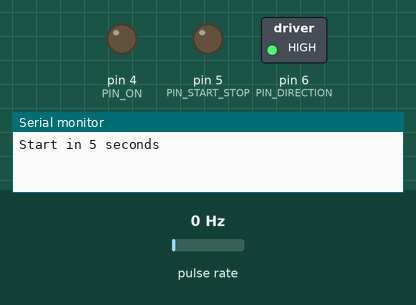
This sketch was run on a simulated Arduino Uno, built with avr-gcc and run on an emulated ATmega328P. Parts: switched loads named in the sketch (green lamp = pin HIGH), output pins drawn as LEDs (lit = HIGH), the last lines printed to the serial monitor. Wiring (inferred from the names in the program): pulse sensor: data pin 2. Inputs (shaded band) come from the test bench; at power-on: pulse rate 0 Hz.

Above: at 0.1 s.
At 5.4 s:
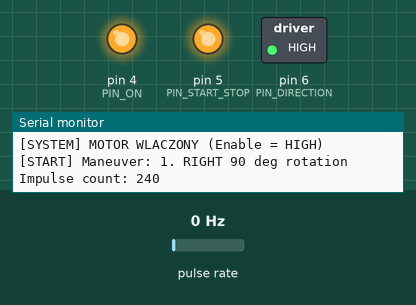
Timing chart, 0 to 6.9 s (numbered marks = the images above):
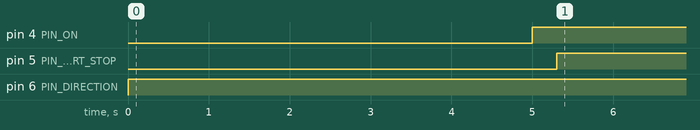

Measured:
- by itself, pin 4 (PIN_ON): LOW → HIGH at 5.0 s
- by itself, pin 5 (PIN_START_STOP): LOW → HIGH at 5.3 s
- by itself, pin 6 (PIN_DIRECTION): LOW → HIGH at 0.00 s

The sketch:

motor_test.ino
```cpp
#include <Arduino.h>

#define PIN_ENCODER     2   // Hardware interrupt
#define PIN_ON          4   // motor enable
#define PIN_START_STOP  5   // motor motion
#define PIN_DIRECTION   6   // rotation direction

//default pin levels
//to check
#define DIR_RIGHT       HIGH
#define DIR_LEFT        LOW
#define MOTOR_START     HIGH
#define MOTOR_STOP      LOW
#define MOTOR_ON        HIGH
#define MOTOR_OFF       LOW

//motor parameters
//to check
#define IMPULSE_PER_ROTATE  350UL
#define WHEEL_R     204UL   // wheel circumference
#define ROTATION_DEG  140UL   // 90deg curve dist

#define IMPULSE_DIST(mm)  (((uint32_t)(mm) * IMPULSE_PER_ROTATE) / WHEEL_R)

volatile uint32_t IMPULSE_CURR = 0; // single maneuver distance counter
volatile uint32_t IMPULSE_TOTAL = 0; // total distance counter

void IMPULSE_COUNTER(void) {
    IMPULSE_CURR++;
    IMPULSE_TOTAL++;
}

void Movement(const char* maneuver_name, uint8_t direction, uint32_t impulse_count) {
    Serial.print("[START] Maneuver: ");
    Serial.println(maneuver_name);
    Serial.print("Impulse count: ");
    Serial.println(impulse_count);

    noInterrupts();
    IMPULSE_CURR = 0;
    interrupts();

    digitalWrite(PIN_DIRECTION, direction);
    delay(200);

    digitalWrite(PIN_START_STOP, MOTOR_START);

    uint32_t impulse_read = 0;
    uint32_t last_reported_ms = millis();

    while (1) {
        noInterrupts();
        impulse_read = IMPULSE_CURR;
        interrupts();

        if (impulse_read >= impulse_count) {
            break;
        }

        if (millis() - last_reported_ms >= 250) {
            last_reported_ms = millis();
            Serial.print("Impulses in maneuver: ");
            Serial.println(impulse_read);
        }
    }

    digitalWrite(PIN_START_STOP, MOTOR_STOP); //to check with analogWrite
    delay(500);

    uint32_t end_sum = 0;
    uint32_t total_sum = 0;
    noInterrupts();
    end_sum = IMPULSE_CURR;
    total_sum = IMPULSE_TOTAL;
    interrupts();

    Serial.print("[STOP]  Ended: ");
    Serial.println(maneuver_name);
    Serial.print(" -> impulse_read(encoder): ");
    Serial.print(end_sum);
    Serial.print("distance measurement error: ");
    Serial.print(end_sum - impulse_count);
    Serial.println(" imp)");
    Serial.print("IMPULSE_TOTAL: ");
    Serial.print(total_sum);
    Serial.println(" imp");

    delay(1000);
}
void setup(void) {
    Serial.begin(115200);

    pinMode(PIN_ON      , OUTPUT);
    pinMode(PIN_START_STOP, OUTPUT);
    pinMode(PIN_DIRECTION, OUTPUT);
    pinMode(PIN_ENCODER, INPUT_PULLUP);

    digitalWrite(PIN_START_STOP, MOTOR_STOP);
    digitalWrite(PIN_ON     , MOTOR_OFF);
    digitalWrite(PIN_DIRECTION, DIR_RIGHT);

    attachInterrupt(digitalPinToInterrupt(PIN_ENCODER), IMPULSE_COUNTER, RISING);

    Serial.println("Start in 5 seconds");
    delay(1000);
    Serial.println("4");
    delay(1000);
    Serial.println("3");
    delay(1000);
    Serial.println("2");
    delay(1000);
    Serial.println("1");
    delay(1000);
    Serial.println("Test started");

    digitalWrite(PIN_ON     , MOTOR_ON);
    Serial.println("[SYSTEM] MOTOR WLACZONY (Enable = HIGH)");
    delay(100);

    uint32_t impulse_rotate_90  = IMPULSE_DIST(ROTATION_DEG);
    uint32_t impulse_rotate_dist    = IMPULSE_DIST(1000UL);             // 1000 mm = 1 m
    uint32_t impulse_rotate_180 = IMPULSE_DIST(ROTATION_DEG * 2UL);

    Movement("1. RIGHT 90 deg rotation", DIR_RIGHT, impulse_rotate_90);

    Movement("2. 1 meter drive", DIR_RIGHT, impulse_rotate_dist);

    Movement("3. LEFT 90 deg rotation", DIR_LEFT, impulse_rotate_90);

    Movement("4. 180 deg rotation", DIR_LEFT, impulse_rotate_180);

    digitalWrite(PIN_ON     , MOTOR_OFF);
    Serial.println("TEST ENDED");

}

void loop(void) {}
```
